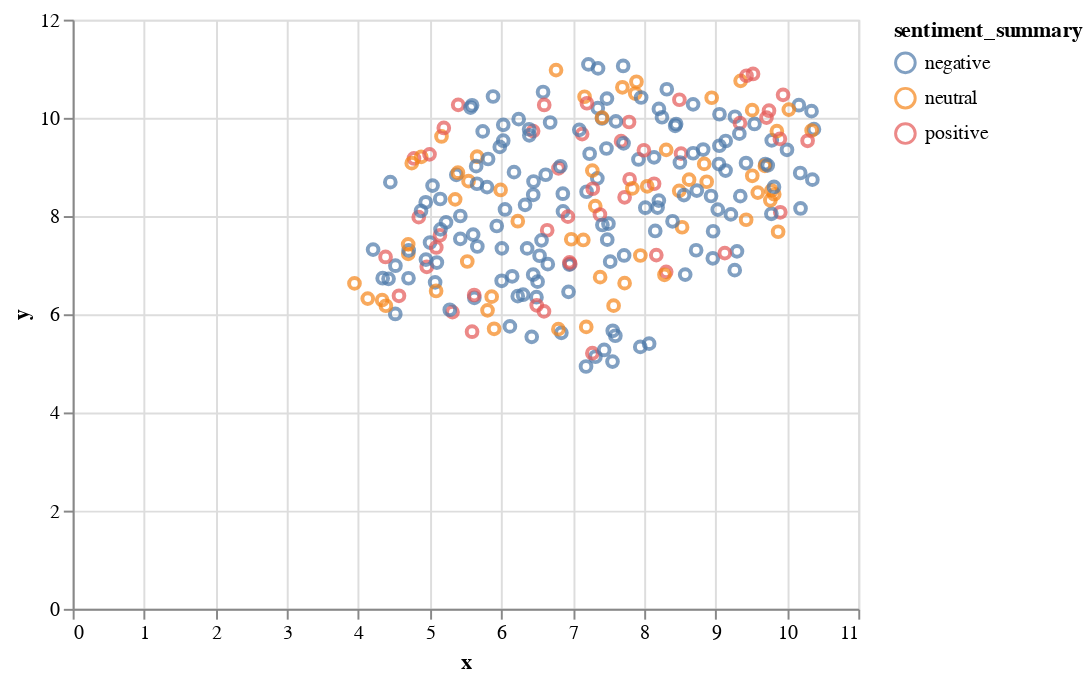

Notebook code for this chart:
### Code cell
alt.Chart(max_em).mark_point().encode(
x=alt.X('x'),
y=alt.Y('y'),
color='sentiment_summary',
    tooltip=['body','sentiment_summary','color'])

### Figure 1 — Vega-Lite specification as saved in the notebook (floating-point values rounded to 4 significant figures; data arrays with more than 128 entries replaced by an {"elided": "..."} marker saying what was removed)
{"config": {"view": {"continuousWidth": 400, "continuousHeight": 300}}, "data": {"name": "data-b05f3d2b1265e5769d2d9b77aabbd11a"}, "mark": "point", "encoding": {"color": {"type": "nominal", "field": "sentiment_summary"}, "tooltip": [{"type": "nominal", "field": "body"}, {"type": "nominal", "field": "sentiment_summary"}, {"type": "nominal", "field": "color"}], "x": {"type": "quantitative", "field": "x"}, "y": {"type": "quantitative", "field": "y"}}, "$schema": "https://vega.github.io/schema/vega-lite/v4.8.1.json", "datasets": {"data-b05f3d2b1265e5769d2d9b77aabbd11a": {"elided": "250 records"}}}
